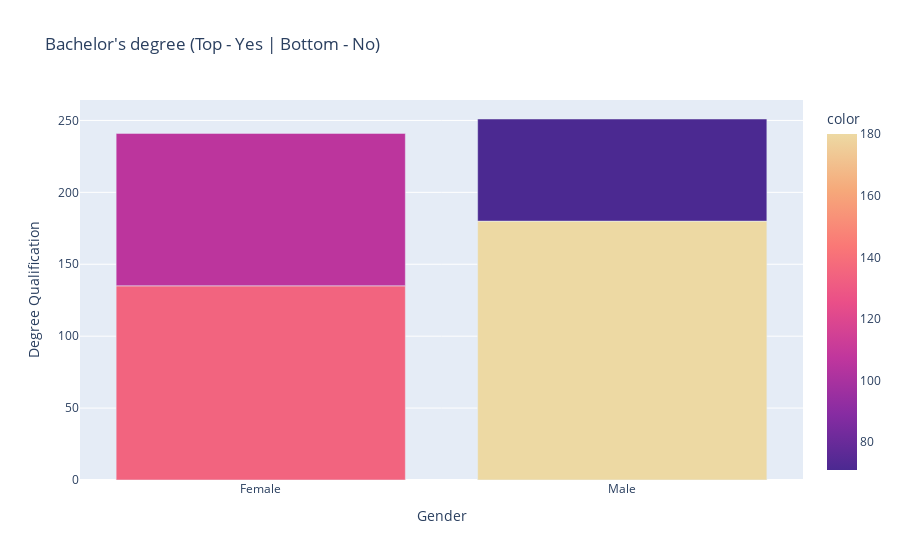

Notebook source saved alongside this figure:
### Code cell
# Chart of persons that achieved a Bachelor's Degree : Males Vs Females
bar = px.bar(
    x = educba_by_sex.SEX,
    y = educba_by_sex.EDUCBA,
    color= educba_by_sex.EDUCBA,
    title = "Bachelor's degree (Top - Yes | Bottom - No)", 
    color_continuous_scale="agsunset"
)


bar.update_layout(
    xaxis_title = "Gender",
    yaxis_title = "Degree Qualification",
)

bar.show()

### Figure 1 — Plotly figure (JSON) as saved in the notebook; plotly's stock layout.template omitted (floating-point values rounded to 4 significant figures)
{"data": [{"alignmentgroup": "True", "hovertemplate": "x=%{x}<br>y=%{y}<br>color=%{marker.color}<extra></extra>", "legendgroup": "", "marker": {"color": [135, 106, 180, 71], "coloraxis": "coloraxis", "pattern": {"shape": ""}}, "name": "", "offsetgroup": "", "orientation": "v", "showlegend": false, "textposition": "auto", "type": "bar", "x": ["Female", "Female", "Male", "Male"], "xaxis": "x", "y": [135, 106, 180, 71], "yaxis": "y"}], "layout": {"barmode": "relative", "coloraxis": {"colorbar": {"title": {"text": "color"}}, "colorscale": [[0, "rgb(75, 41, 145)"], [0.1667, "rgb(135, 44, 162)"], [0.3333, "rgb(192, 54, 157)"], [0.5, "rgb(234, 79, 136)"], [0.6667, "rgb(250, 120, 118)"], [0.8333, "rgb(246, 169, 122)"], [1, "rgb(237, 217, 163)"]]}, "legend": {"tracegroupgap": 0}, "title": {"text": "Bachelor's degree (Top - Yes | Bottom - No)"}, "xaxis": {"anchor": "y", "domain": [0, 1], "title": {"text": "Gender"}}, "yaxis": {"anchor": "x", "domain": [0, 1], "title": {"text": "Degree Qualification"}}}}
